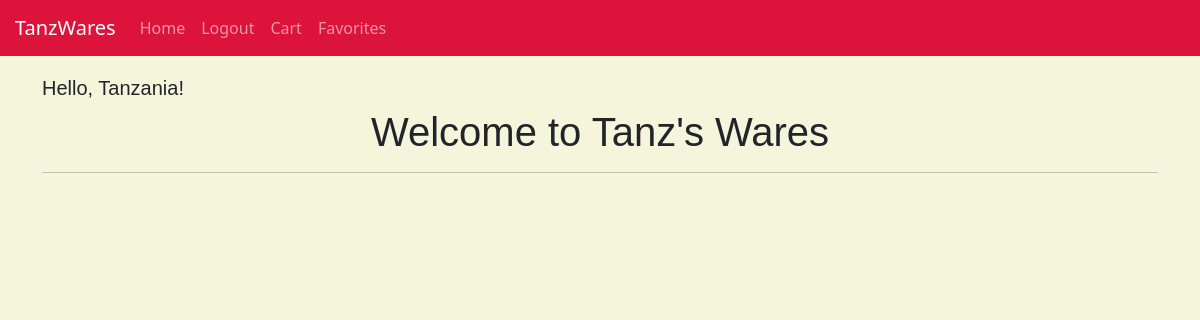
Before: /home (signed in) with the older database file.
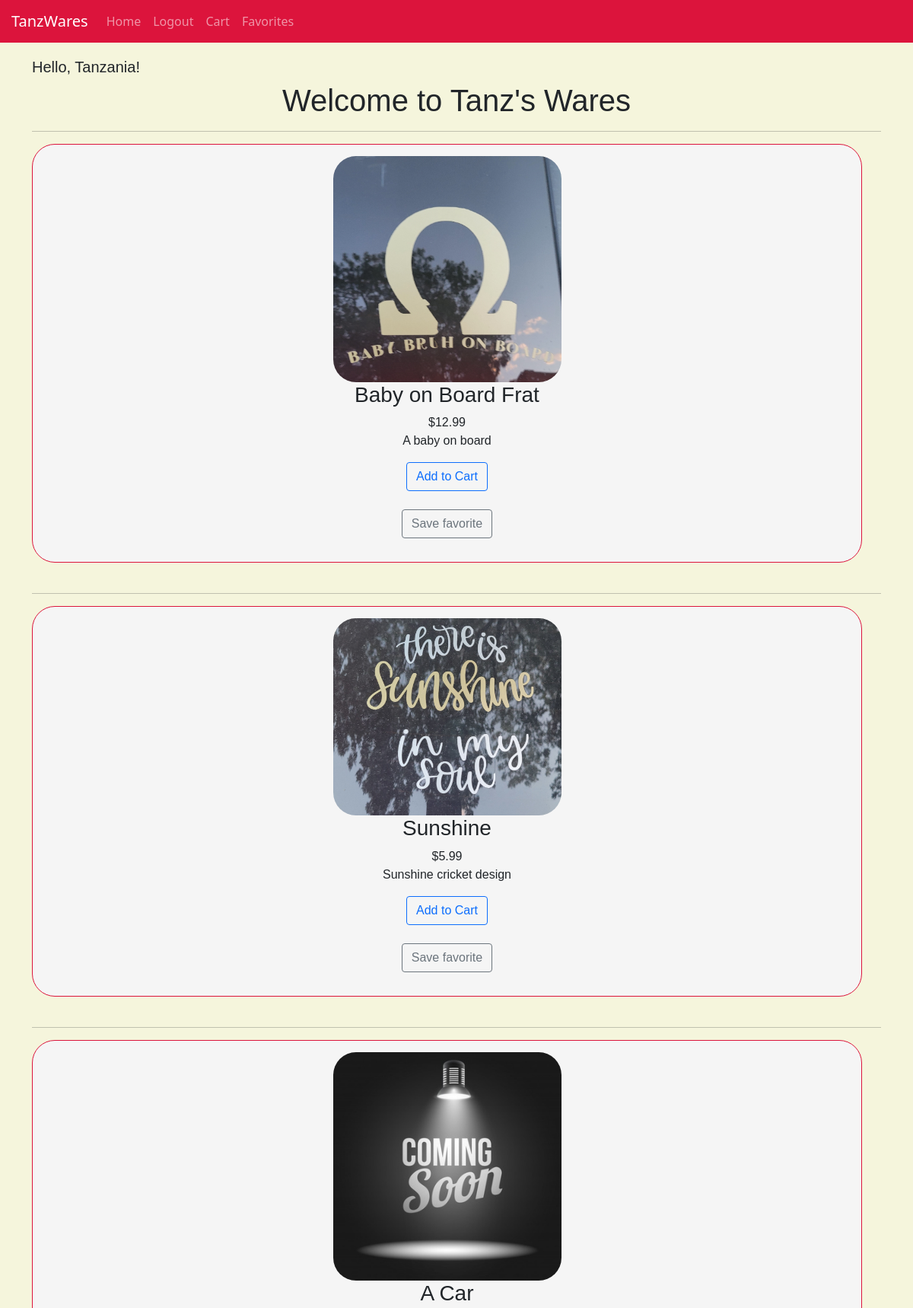
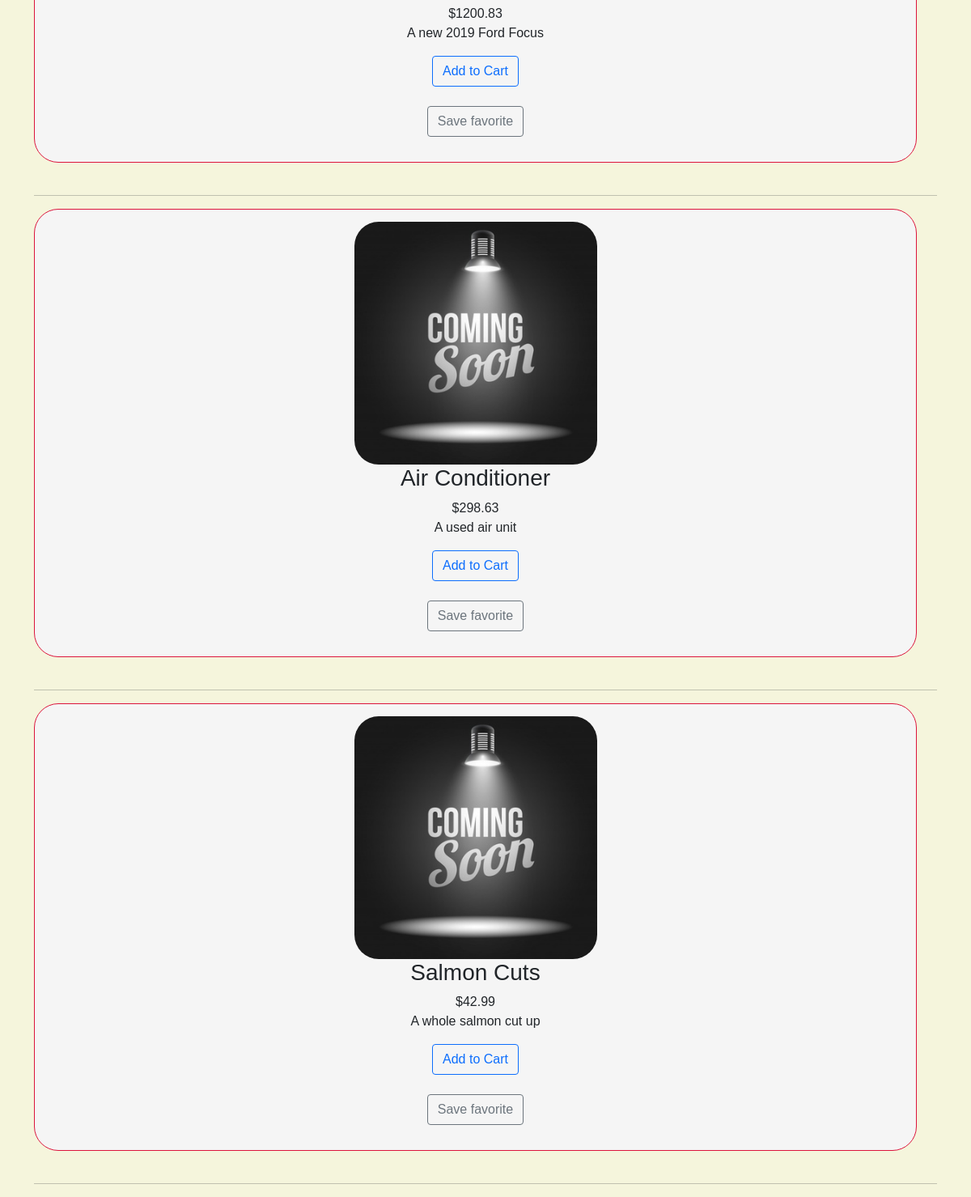
After: the same page with the newer database file (2 pictures, top to bottom).
### store_app/models.py (models this page shows, shortened)
class Item(models.Model):
    name= models.CharField(max_length=25)
    price= models.FloatField()
    desc=models.TextField()
    image=models.ImageField(default='default.jpg', upload_to='item_images')
    fav_by=models.ManyToManyField(User, related_name='fav_item')
    added_item=models.ManyToManyField(User, related_name='cart_item')

### store_app/views.py (the view)
# urls.py: path('home', views.home),
def home(request):
    context={
        'user': User.objects.get(id=request.session['id']),
        'items':Item.objects.all(),
    }
    return render(request, 'home.html', context)

### store_app/templates/home.html
{% extends './base.html' %}
{%block content%}
<div class="container" style="font-family: sans-serif;">
    <h5 style="text-align: left;">Hello, {{user.first_name}}!</h5>
    <h1>Welcome to Tanz's Wares</h1>
    <hr>
    <div class="items_container" style="display: block;">
        {%for item in items%}
        <div class="items_box" style="border: 1px crimson solid; padding: 15px; margin-right: 25px; border-radius: 30px; background-color: whitesmoke; text-align: center;">
            <img src="{{item.image.url}}" width="300px" style="border-radius: 30px; ">
            <h3>{{item.name}}</h3>
            <p>${{item.price}} <br>{{item.desc}}</p>
            <p style="text-align: center;">
                {%if user not in item.added_item.all%}
                <a href="/add_cart/{{item.id}}">
                    <button type="button" class="btn btn-outline-primary ">Add to Cart</button>
                </a><br> <br>
                {%endif%}
                {%if user not in item.fav_by.all%}
                <a href="/add_favorite/{{item.id}}">
                    <button type="button" class="btn btn-outline-secondary">Save favorite</button>
                </a>
                {%endif%}
            </p>
        </div>
        <br>
        <hr>
        {%endfor%}
    </div>
</div>
{%endblock%}

Changed rows visible on the page:
added Item: image (picture), name "Baby on Board Frat", price "12.99", desc "A baby on board"
added Item: image (picture), name "Sunshine", price "5.99", desc "Sunshine cricket design"
added Item: image (placeholder picture), name "A Car", price "1200.83", desc "A new 2019 Ford Focus"
added Item: image (placeholder picture), name "Air Conditioner", price "298.63", desc "A used air unit"
added Item: image (placeholder picture), name "Salmon Cuts", price "42.99", desc "A whole salmon cut up"
